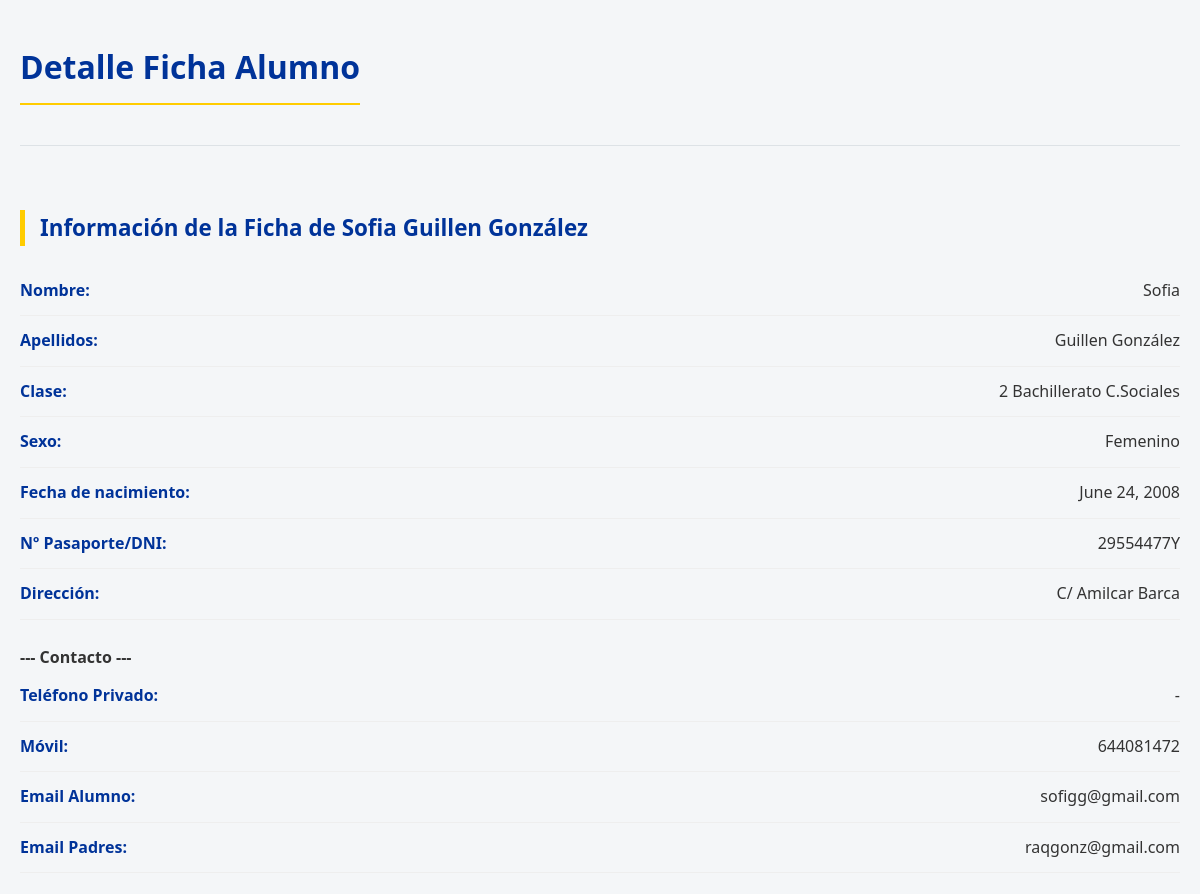
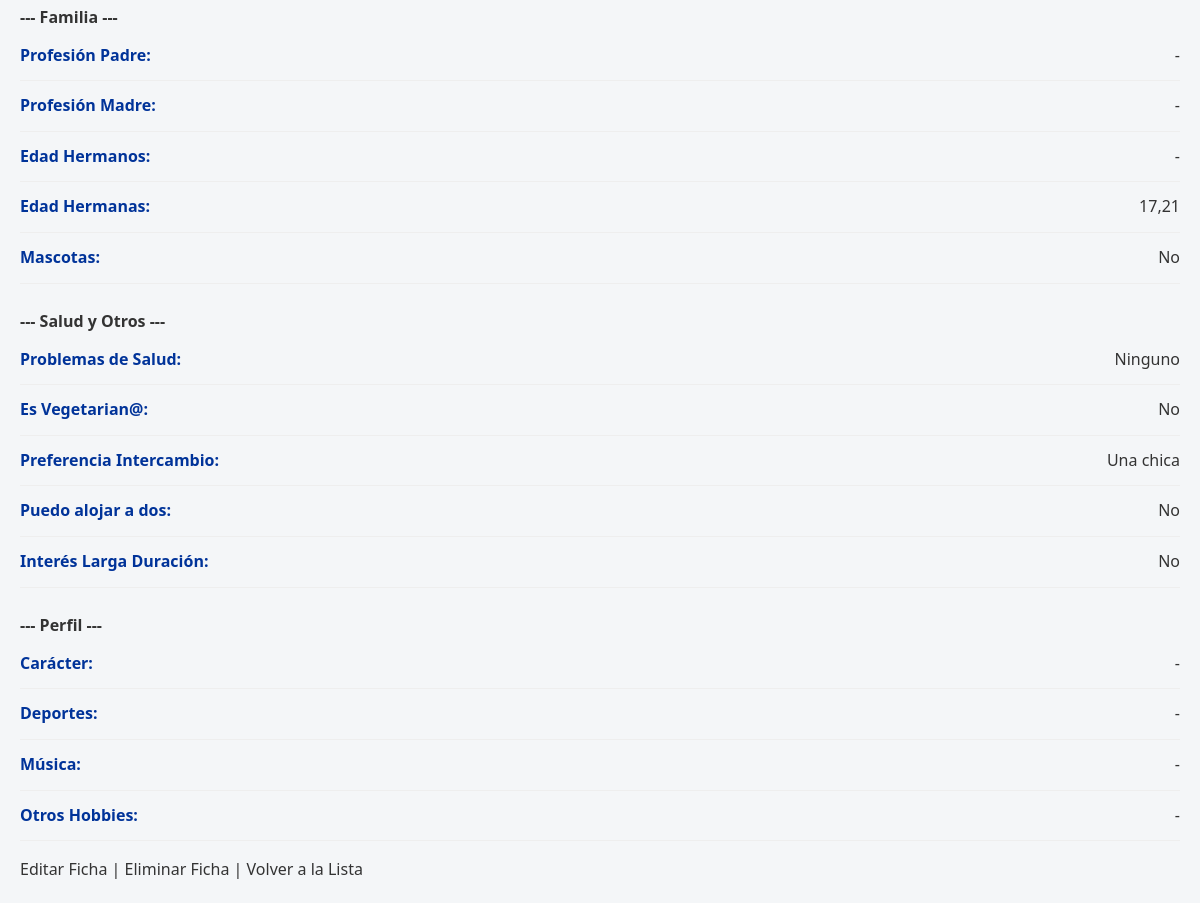
Page /ficha/2/ on the committed database (2 pictures, top to bottom).
### ErasmusApp/models.py (models this page shows, shortened)
class Persona(models.Model):
    apellidos = models.CharField(max_length=100, verbose_name="Apellidos")
    nombre = models.CharField(max_length=100, verbose_name="Nombre")
    clase = models.CharField(max_length=50, verbose_name="Clase")
    sexo = models.CharField(
            max_length=1,
            choices=Sexo.choices,
            default=Sexo.MASCULINO,
            verbose_name="Sexo"
        )
    fecha_nacimiento = models.DateField(verbose_name="Fecha de nacimiento")
    numero_pasaporte = models.CharField(max_length=50, verbose_name="Nº Pasaporte/DNI")
    direccion = models.CharField(max_length=200, verbose_name="Dirección")
    telefono_privado = models.CharField(max_length=20, blank=True, null=True)
    movil = models.CharField(max_length=20, verbose_name="Móvil")
    email_alumno = models.EmailField(verbose_name="Email del alumno")
    email_padres = models.EmailField(verbose_name="Email de los padres")
    profesion_padre = models.CharField(max_length=100, blank=True, null=True)
    profesion_madre = models.CharField(max_length=100, blank=True, null=True)
    edad_hermanos = models.CharField(max_length=50, blank=True, null=True, help_text="Ej: 12, 15")
    edad_hermanas = models.CharField(max_length=50, blank=True, null=True, help_text="Ej: 10")
    mascotas = models.CharField(max_length=200, blank=True, null=True, verbose_name="Mascotas (¿cuáles?)")
    problemas_salud = models.TextField(blank=True, null=True, verbose_name="Problemas de salud (alergias, etc.)")
    es_vegetariano = models.BooleanField(default=False, verbose_name="Soy vegetarian@")
    class PreferenciaGenero(models.TextChoices):
        CHICO = 'CHICO', 'Un chico'
        CHICA = 'CHICA', 'Una chica'
        DA_IGUAL = 'DA_IGUAL', 'Da igual'
    preferencia_intercambio = models.CharField(max_length=10,choices=PreferenciaGenero.choices,default=PreferenciaGenero.DA_IGUAL,verbose_name="Como intercambio prefiero"
    )
    puedo_alojar_dos = models.BooleanField(default=False, verbose_name="Puedo alojar a dos alumnos")
    interes_larga_duracion = models.BooleanField(default=False, verbose_name="Quisiera participar en larga duración (4º ESO)")
    caracter = models.TextField(blank=True, verbose_name="Carácter (descríbete brevemente)")
    deportes = models.TextField(blank=True, verbose_name="Mis deportes")
    musica = models.TextField(blank=True, verbose_name="Música y grupos favoritos")
    otros_hobbies = models.TextField(blank=True, verbose_name="Otros pasatiempos (leer, cine, etc.)")

### ErasmusApp/views.py (the view)
# urls.py: path('ficha/<int:pk>/', views.ficha_detalle, name='ficha_detalle'),
def ficha_detalle(request, pk):
    persona=get_object_or_404(Persona,pk=pk)
    return render(request,'ErasmusApp/ficha_detalle.html',{'persona':persona})

### ErasmusApp/templates/ErasmusApp/ficha_detalle.html (shortened to what this page needs)
{% extends 'ErasmusApp/base.html' %}
{% block title %}<h1>Detalle Ficha Alumno</h1>{% endblock %}
{% block content %}
    <h2>Información de la Ficha de <strong>{{ persona.nombre }} {{ persona.apellidos }}</strong></h2>
    <ul>
        <li><strong>Nombre:</strong> {{ persona.nombre }}</li>
        <li><strong>Apellidos:</strong> {{ persona.apellidos }}</li>
        <li><strong>Clase:</strong> {{ persona.clase }}</li>
        <li><strong>Sexo:</strong> {{ persona.get_sexo_display }}</li>
        <li><strong>Fecha de nacimiento:</strong> {{ persona.fecha_nacimiento }}</li>
        <li><strong>Nº Pasaporte/DNI:</strong> {{ persona.numero_pasaporte }}</li>
        <li><strong>Dirección:</strong> {{ persona.direccion }}</li>
        <br><strong>--- Contacto ---</strong>
        <li><strong>Teléfono Privado:</strong> {{ persona.telefono_privado|default:"-" }}</li>
        <li><strong>Móvil:</strong> {{ persona.movil }}</li>
        <li><strong>Email Alumno:</strong> {{ persona.email_alumno }}</li>
        <li><strong>Email Padres:</strong> {{ persona.email_padres }}</li>
        <br><strong>--- Familia ---</strong>
        <li><strong>Profesión Padre:</strong> {{ persona.profesion_padre|default:"-" }}</li>
        <li><strong>Profesión Madre:</strong> {{ persona.profesion_madre|default:"-" }}</li>
        <li><strong>Edad Hermanos:</strong> {{ persona.edad_hermanos|default:"-" }}</li>
        <li><strong>Edad Hermanas:</strong> {{ persona.edad_hermanas|default:"-" }}</li>
        <li><strong>Mascotas:</strong> {{ persona.mascotas|default:"-" }}</li>
        <br><strong>--- Salud y Otros ---</strong>
        <li><strong>Problemas de Salud:</strong> {{ persona.problemas_salud|default:"Ninguno" }}</li>
        <li><strong>Es Vegetarian@:</strong> {{ persona.es_vegetariano|yesno:"Sí,No" }}</li>
        <li><strong>Preferencia Intercambio:</strong> {{ persona.get_preferencia_intercambio_display }}</li>
        <li><strong>Puedo alojar a dos:</strong> {{ persona.puedo_alojar_dos|yesno:"Sí,No" }}</li>
        <li><strong>Interés Larga Duración:</strong> {{ persona.interes_larga_duracion|yesno:"Sí,No" }}</li>
        <br><strong>--- Perfil ---</strong>
        <li><strong>Carácter:</strong> {{ persona.caracter|default:"-" }}</li>
        <li><strong>Deportes:</strong> {{ persona.deportes|default:"-" }}</li>
        <li><strong>Música:</strong> {{ persona.musica|default:"-" }}</li>
        <li><strong>Otros Hobbies:</strong> {{ persona.otros_hobbies|default:"-" }}</li>
    </ul>
    <a href="{% url 'ficha_editar' persona.pk %}">Editar Ficha</a> |
    <a href="{% url 'ficha_eliminar' persona.pk %}">Eliminar Ficha</a> |
    <a href="{% url 'ficha_lista' %}">Volver a la Lista</a>
{% endblock %}

### ErasmusApp/templates/ErasmusApp/base.html (shortened to what this page needs)
{% load static %}
<!DOCTYPE html>
<html lang="en">
<head>
    <link rel="stylesheet" href="{% static 'ErasmusApp/style.css' %}">
</head>
<body>
    {% block title%}{% endblock %}
    <hr>
    <br>
    {% block content %}
    {% endblock %}
</body>
</html>

### ErasmusApp/static/ErasmusApp/style.css (style rules this page uses)
:root { --primary-color: #003399; --primary-light: #e6f0ff; --accent-color: #ffcc00; --text-color: #333333; --text-light: #666666; --bg-color: #f4f6f8; --white: #ffffff; --success-color: #28a745; --danger-color: #dc3545; --warning-color: #ffc107; --shadow: 0 4px 12px rgba(0, 0, 0, 0.08); --radius: 8px; }
body { font-family: 'Segoe UI', Roboto, Helvetica, Arial, sans-serif; background-color: var(--bg-color); color: var(--text-color); margin: 0; padding: 20px; line-height: 1.6; }
h1, h2 { color: var(--primary-color); margin-bottom: 20px; font-weight: 600; }
h1 { text-align: center; border-bottom: 2px solid var(--accent-color); padding-bottom: 10px; display: inline-block; }
h2 { font-size: 1.4rem; border-left: 5px solid var(--accent-color); padding-left: 15px; }
hr { border: 0; height: 1px; background: #dde2e6; margin: 20px 0; }
a { text-decoration: none; color: inherit; transition: 0.3s; }
ul { list-style: none; padding: 0; }
ul li { padding: 12px 0; border-bottom: 1px solid #eee; display: flex; justify-content: space-between; }
ul li strong { color: var(--primary-color); width: 40%; }

### rows in the picture
Persona: nombre "Sofia", apellidos "Guillen González", clase "2 Bachillerato C.Sociales", sexo "Femenino", fecha_nacimiento "June 24, 2008", numero_pasaporte "29554477Y", direccion "C/ Amilcar Barca", telefono_privado "-", movil "644081472", email_alumno "sofigg@gmail.com", email_padres "raqgonz@gmail.com", profesion_padre "-", profesion_madre "-", edad_hermanos "-", edad_hermanas "17,21", mascotas "No", problemas_salud "Ninguno", es_vegetariano "No", preferencia_intercambio "Una chica", puedo_alojar_dos "No", interes_larga_duracion "No", caracter "-", deportes "-", musica "-", otros_hobbies "-"
